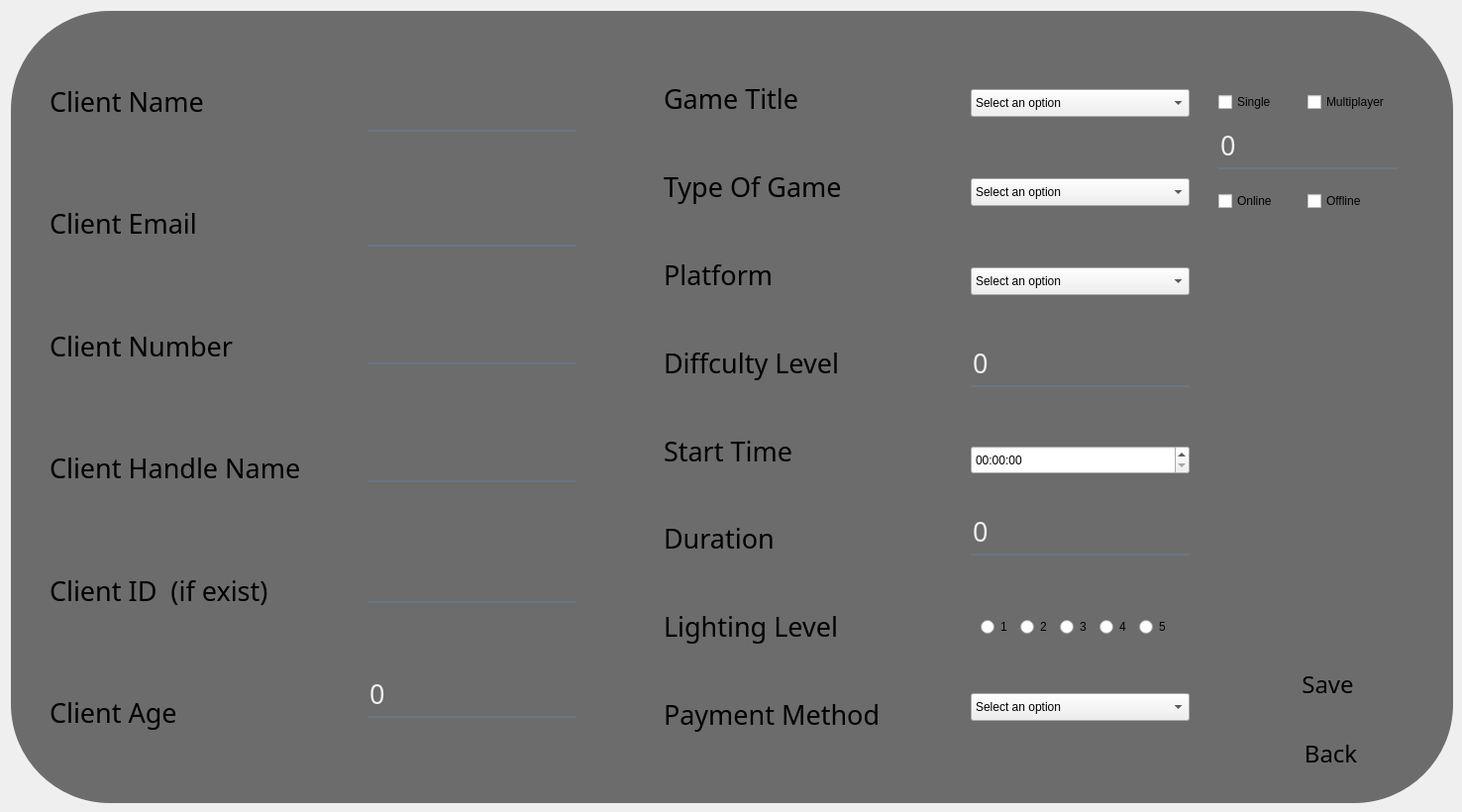
      <widget class="QWidget" name="gamesoption2">
       <widget class="QLabel" name="label_4">
        <property name="geometry">
         <rect>
          <x>11</x>
          <y>11</y>
          <width>1456</width>
          <height>800</height>
         </rect>
        </property>
        <property name="styleSheet">
         <string notr="true">background-color:rgba(0, 0, 0, 140);
border-radius:100px;</string>
        </property>
        <property name="text">
         <string/>
        </property>
       </widget>
       <widget class="QWidget" name="labelPart" native="true">
        <property name="geometry">
         <rect>
          <x>50</x>
          <y>80</y>
          <width>321</width>
          <height>661</height>
         </rect>
        </property>
        <property name="font">
         <font>
          <family>Bauhaus 93</family>
          <pointsize>20</pointsize>
         </font>
        </property>
        <layout class="QVBoxLayout" name="verticalLayout_3">
         <property name="spacing">
          <number>80</number>
         </property>
         <item>
          <widget class="QLabel" name="label_6">
           <property name="font">
            <font>
             <family>Bauhaus 93</family>
             <pointsize>20</pointsize>
             <underline>false</underline>
            </font>
           </property>
           <property name="text">
            <string>Client Name</string>
           </property>
           <property name="scaledContents">
            <bool>false</bool>
           </property>
           <property name="wordWrap">
            <bool>false</bool>
           </property>
           <property name="openExternalLinks">
            <bool>false</bool>
           </property>
          </widget>
         </item>
         <item>
          <widget class="QLabel" name="label_8">
           <property name="font">
            <font>
             <family>Bauhaus 93</family>
             <pointsize>20</pointsize>
             <underline>false</underline>
            </font>
           </property>
           <property name="text">
            <string>Client Email</string>
           </property>
          </widget>
         </item>
         <item>
          <widget class="QLabel" name="label_10">
           <property name="font">
            <font>
             <family>Bauhaus 93</family>
             <pointsize>20</pointsize>
             <underline>false</underline>
            </font>
           </property>
           <property name="text">
            <string>Client Number</string>
           </property>
          </widget>
         </item>
         <item>
          <widget class="QLabel" name="label_12">
           <property name="font">
            <font>
             <family>Bauhaus 93</family>
             <pointsize>20</pointsize>
             <underline>false</underline>
            </font>
           </property>
           <property name="text">
            <string>Client Handle Name</string>
           </property>
          </widget>
         </item>
         <item>
          <widget class="QLabel" name="label_14">
           <property name="font">
            <font>
             <family>Bauhaus 93</family>
             <pointsize>20</pointsize>
             <underline>false</underline>
            </font>
           </property>
           <property name="text">
            <string>Client ID  (if exist)</string>
           </property>
          </widget>
         </item>
         <item>
          <widget class="QLabel" name="label_15">
           <property name="font">
            <font>
             <family>Bauhaus 93</family>
             <pointsize>20</pointsize>
             <underline>false</underline>
            </font>
           </property>
           <property name="text">
            <string>Client Age</string>
           </property>
          </widget>
         </item>
        </layout>
       </widget>
       <widget class="QWidget" name="inputPart" native="true">
        <property name="geometry">
         <rect>
          <x>360</x>
          <y>70</y>
          <width>231</width>
          <height>671</height>
         </rect>
        </property>
        <widget class="QLineEdit" name="txtname">
         <property name="geometry">
          <rect>
           <x>11</x>
           <y>12</y>
           <width>211</width>
           <height>51</height>
          </rect>
         </property>
         <property name="font">
          <font>
           <family>Bauhaus 93</family>
           <pointsize>20</pointsize>
          </font>
         </property>
         <property name="styleSheet">
          <string notr="true">background-color:rgba(0, 0, 0, 0);
border:none;
border-bottom:2px solid rgba(105, 118, 132, 255);
color:rgba(255, 255, 255, 230);
padding-bottom:7px;</string>
         </property>
        </widget>
        <widget class="QLineEdit" name="txtemail">
         <property name="geometry">
          <rect>
           <x>11</x>
           <y>128</y>
           <width>211</width>
           <height>51</height>
          </rect>
         </property>
         <property name="font">
          <font>
           <family>Bauhaus 93</family>
           <pointsize>20</pointsize>
          </font>
         </property>
         <property name="focusPolicy">
          <enum>Qt::FocusPolicy::StrongFocus</enum>
         </property>
         <property name="styleSheet">
          <string notr="true">background-color:rgba(0, 0, 0, 0);
border:none;
border-bottom:2px solid rgba(105, 118, 132, 255);
color:rgba(255, 255, 255, 230);
padding-bottom:7px;</string>
         </property>
        </widget>
        <widget class="QLineEdit" name="txtnumber">
         <property name="geometry">
          <rect>
           <x>11</x>
           <y>247</y>
           <width>211</width>
           <height>51</height>
          </rect>
         </property>
         <property name="font">
          <font>
           <family>Bauhaus 93</family>
           <pointsize>20</pointsize>
          </font>
         </property>
         <property name="focusPolicy">
          <enum>Qt::FocusPolicy::StrongFocus</enum>
         </property>
         <property name="styleSheet">
          <string notr="true">background-color:rgba(0, 0, 0, 0);
border:none;
border-bottom:2px solid rgba(105, 118, 132, 255);
color:rgba(255, 255, 255, 230);
padding-bottom:7px;</string>
         </property>
        </widget>
        <widget class="QLineEdit" name="txthandle">
         <property name="geometry">
          <rect>
           <x>11</x>
           <y>366</y>
           <width>211</width>
           <height>51</height>
          </rect>
         </property>
         <property name="font">
          <font>
           <family>Bauhaus 93</family>
           <pointsize>20</pointsize>
          </font>
         </property>
         <property name="focusPolicy">
          <enum>Qt::FocusPolicy::StrongFocus</enum>
         </property>
         <property name="styleSheet">
          <string notr="true">background-color:rgba(0, 0, 0, 0);
border:none;
border-bottom:2px solid rgba(105, 118, 132, 255);
color:rgba(255, 255, 255, 230);
padding-bottom:7px;</string>
         </property>
        </widget>
        <widget class="QSpinBox" name="spinage">
         <property name="geometry">
          <rect>
           <x>11</x>
           <y>614</y>
           <width>211</width>
           <height>41</height>
          </rect>
         </property>
         <property name="font">
          <font>
           <family>Bauhaus 93</family>
           <pointsize>20</pointsize>
          </font>
         </property>
         <property name="styleSheet">
          <string notr="true">background-color:rgba(0, 0, 0, 0);
border:none;
border-bottom:2px solid rgba(105, 118, 132, 255);
color:rgba(255, 255, 255, 230);
padding-bottom:7px;</string>
         </property>
        </widget>
        <widget class="QLineEdit" name="txtid">
         <property name="geometry">
          <rect>
           <x>11</x>
           <y>488</y>
           <width>211</width>
           <height>51</height>
          </rect>
         </property>
         <property name="font">
          <font>
           <family>Bauhaus 93</family>
           <pointsize>20</pointsize>
          </font>
         </property>
         <property name="focusPolicy">
          <enum>Qt::FocusPolicy::StrongFocus</enum>
         </property>
         <property name="styleSheet">
          <string notr="true">background-color:rgba(0, 0, 0, 0);
border:none;
border-bottom:2px solid rgba(105, 118, 132, 255);
color:rgba(255, 255, 255, 230);
padding-bottom:7px;</string>
         </property>
        </widget>
       </widget>
       <widget class="QWidget" name="labelPart_2" native="true">
        <property name="geometry">
         <rect>
          <x>670</x>
          <y>80</y>
          <width>321</width>
          <height>661</height>
         </rect>
        </property>
        <property name="font">
         <font>
          <family>Bauhaus 93</family>
          <pointsize>20</pointsize>
         </font>
        </property>
        <layout class="QVBoxLayout" name="verticalLayout_4">
         <property name="spacing">
          <number>50</number>
         </property>
         <item>
          <widget class="QLabel" name="label_16">
           <property name="font">
            <font>
             <family>Bauhaus 93</family>
             <pointsize>20</pointsize>
             <underline>false</underline>
            </font>
           </property>
           <property name="text">
            <string>Game Title</string>
           </property>
           <property name="scaledContents">
            <bool>false</bool>
           </property>
           <property name="wordWrap">
            <bool>false</bool>
           </property>
           <property name="openExternalLinks">
            <bool>false</bool>
           </property>
          </widget>
         </item>
         <item>
          <widget class="QLabel" name="label_17">
           <property name="font">
            <font>
             <family>Bauhaus 93</family>
             <pointsize>20</pointsize>
             <underline>false</underline>
            </font>
           </property>
           <property name="text">
            <string>Type Of Game</string>
           </property>
          </widget>
         </item>
         <item>
          <widget class="QLabel" name="label_18">
           <property name="font">
            <font>
             <family>Bauhaus 93</family>
             <pointsize>20</pointsize>
             <underline>false</underline>
            </font>
           </property>
           <property name="text">
            <string>Platform</string>
           </property>
          </widget>
         </item>
         <item>
          <widget class="QLabel" name="label_19">
           <property name="font">
            <font>
             <family>Bauhaus 93</family>
             <pointsize>20</pointsize>
             <underline>false</underline>
            </font>
           </property>
           <property name="text">
            <string>Diffculty Level</string>
           </property>
          </widget>
         </item>
         <item>
          <widget class="QLabel" name="label_20">
           <property name="font">
            <font>
             <family>Bauhaus 93</family>
             <pointsize>20</pointsize>
             <underline>false</underline>
            </font>
           </property>
           <property name="text">
            <string>Start Time </string>
           </property>
          </widget>
         </item>
         <item>
          <widget class="QLabel" name="label_21">
           <property name="font">
            <font>
             <family>Bauhaus 93</family>
             <pointsize>20</pointsize>
             <underline>false</underline>
            </font>
           </property>
           <property name="text">
            <string>Duration</string>
           </property>
          </widget>
         </item>
         <item>
          <widget class="QLabel" name="label_22">
           <property name="font">
            <font>
             <family>Bauhaus 93</family>
             <pointsize>20</pointsize>
             <underline>false</underline>
            </font>
           </property>
           <property name="text">
            <string>Lighting Level</string>
           </property>
          </widget>
         </item>
         <item>
          <widget class="QLabel" name="label_23">
           <property name="font">
            <font>
             <family>Bauhaus 93</family>
             <pointsize>20</pointsize>
             <underline>false</underline>
            </font>
           </property>
           <property name="text">
            <string>Payment Method</string>
           </property>
          </widget>
         </item>
        </layout>
       </widget>
       <widget class="QWidget" name="inputPart_2" native="true">
        <property name="geometry">
         <rect>
          <x>980</x>
          <y>70</y>
          <width>231</width>
          <height>671</height>
         </rect>
        </property>
        <widget class="QComboBox" name="combogametitle">
         <property name="geometry">
          <rect>
           <x>0</x>
           <y>20</y>
           <width>221</width>
           <height>28</height>
          </rect>
         </property>
         <property name="editable">
          <bool>false</bool>
         </property>
         <property name="currentText">
          <string>Select an option</string>
         </property>
         <property name="currentIndex">
          <number>0</number>
         </property>
         <property name="placeholderText">
          <string/>
         </property>
         <item>
          <property name="text">
           <string>Select an option</string>
          </property>
         </item>
         <item>
          <property name="text">
           <string>The Witcher 3</string>
          </property>
         </item>
         <item>
          <property name="text">
           <string>Cyberpunk 2077</string>
          </property>
         </item>
         <item>
          <property name="text">
           <string>Elden Ring</string>
          </property>
         </item>
         <item>
          <property name="text">
           <string>God of War Ragnarök</string>
          </property>
         </item>
         <item>
          <property name="text">
           <string>Spider-Man: Miles Morales</string>
          </property>
         </item>
         <item>
          <property name="text">
           <string>Horizon Forbidden West</string>
          </property>
         </item>
         <item>
          <property name="text">
           <string>Call of Duty: Modern Warfare II</string>
          </property>
         </item>
         <item>
          <property name="text">
           <string>Fortnite</string>
          </property>
         </item>
         <item>
          <property name="text">
           <string>Apex Legends</string>
          </property>
         </item>
         <item>
          <property name="text">
           <string>FIFA 23</string>
          </property>
         </item>
         <item>
          <property name="text">
           <string>Gran Turismo 7</string>
          </property>
         </item>
         <item>
          <property name="text">
           <string>Minecraft</string>
          </property>
         </item>
        </widget>
        <widget class="QSpinBox" name="spindiffculty">
         <property name="geometry">
          <rect>
           <x>0</x>
           <y>280</y>
           <width>221</width>
           <height>41</height>
          </rect>
         </property>
         <property name="font">
          <font>
           <family>Bauhaus 93</family>
           <pointsize>20</pointsize>
          </font>
         </property>
         <property name="styleSheet">
          <string notr="true">background-color:rgba(0, 0, 0, 0);
border:none;
border-bottom:2px solid rgba(105, 118, 132, 255);
color:rgba(255, 255, 255, 230);
padding-bottom:7px;</string>
         </property>
        </widget>
        <widget class="QTimeEdit" name="Editstart">
         <property name="geometry">
          <rect>
           <x>0</x>
           <y>380</y>
           <width>221</width>
           <height>29</height>
          </rect>
         </property>
        </widget>
        <widget class="QRadioButton" name="radioButton">
         <property name="geometry">
          <rect>
           <x>10</x>
           <y>550</y>
           <width>41</width>
           <height>26</height>
          </rect>
         </property>
         <property name="text">
          <string>1</string>
         </property>
        </widget>
        <widget class="QRadioButton" name="radioButton_2">
         <property name="geometry">
          <rect>
           <x>90</x>
           <y>550</y>
           <width>41</width>
           <height>26</height>
          </rect>
         </property>
         <property name="text">
          <string>3</string>
         </property>
        </widget>
        <widget class="QRadioButton" name="radioButton_3">
         <property name="geometry">
          <rect>
           <x>50</x>
           <y>550</y>
           <width>41</width>
           <height>26</height>
          </rect>
         </property>
         <property name="text">
          <string>2</string>
         </property>
        </widget>
        <widget class="QRadioButton" name="radioButton_4">
         <property name="geometry">
          <rect>
           <x>130</x>
           <y>550</y>
           <width>41</width>
           <height>26</height>
          </rect>
         </property>
         <property name="text">
          <string>4</string>
         </property>
        </widget>
        <widget class="QRadioButton" name="radioButton_5">
         <property name="geometry">
          <rect>
           <x>170</x>
           <y>550</y>
           <width>41</width>
           <height>26</height>
          </rect>
         </property>
         <property name="text">
          <string>5</string>
         </property>
        </widget>
        <widget class="QComboBox" name="combopaymentm">
         <property name="geometry">
          <rect>
           <x>0</x>
           <y>630</y>
           <width>221</width>
           <height>28</height>
          </rect>
         </property>
         <property name="editable">
          <bool>false</bool>
         </property>
         <item>
          <property name="text">
           <string>Select an option</string>
          </property>
         </item>
         <item>
          <property name="text">
           <string>Credit/Debit Cards</string>
          </property>
         </item>
         <item>
          <property name="text">
           <string>Digital Wallets</string>
          </property>
         </item>
         <item>
          <property name="text">
           <string>Game Store Payment Systems</string>
          </property>
         </item>
         <item>
          <property name="text">
           <string>Bank Transfers</string>
          </property>
         </item>
        </widget>
        <widget class="QComboBox" name="combogametype">
         <property name="geometry">
          <rect>
           <x>0</x>
           <y>110</y>
           <width>221</width>
           <height>28</height>
          </rect>
         </property>
         <property name="editable">
          <bool>false</bool>
         </property>
         <property name="currentText">
          <string>Select an option</string>
         </property>
         <property name="currentIndex">
          <number>0</number>
         </property>
         <property name="placeholderText">
          <string/>
         </property>
         <item>
          <property name="text">
           <string>Select an option</string>
          </property>
         </item>
         <item>
          <property name="text">
           <string>Action Games</string>
          </property>
         </item>
         <item>
          <property name="text">
           <string>Cyberpunk 2077</string>
          </property>
         </item>
         <item>
          <property name="text">
           <string>Role-Playing Games (RPG)</string>
          </property>
         </item>
         <item>
          <property name="text">
           <string>Simulation Games</string>
          </property>
         </item>
         <item>
          <property name="text">
           <string>Strategy Games</string>
          </property>
         </item>
         <item>
          <property name="text">
           <string>Sports Games</string>
          </property>
         </item>
         <item>
          <property name="text">
           <string>Puzzle Games</string>
          </property>
         </item>
         <item>
          <property name="text">
           <string>Horror Games</string>
          </property>
         </item>
         <item>
          <property name="text">
           <string>Sandbox Games</string>
          </property>
         </item>
        </widget>
        <widget class="QComboBox" name="combogamePF">
         <property name="geometry">
          <rect>
           <x>0</x>
           <y>200</y>
           <width>221</width>
           <height>28</height>
          </rect>
         </property>
         <property name="editable">
          <bool>false</bool>
         </property>
         <property name="currentText">
          <string>Select an option</string>
         </property>
         <property name="currentIndex">
          <number>0</number>
         </property>
         <property name="placeholderText">
          <string/>
         </property>
         <item>
          <property name="text">
           <string>Select an option</string>
          </property>
         </item>
         <item>
          <property name="text">
           <string>Console Platforms</string>
          </property>
         </item>
         <item>
          <property name="text">
           <string>PC Platforms</string>
          </property>
         </item>
         <item>
          <property name="text">
           <string>Mobile Platforms</string>
          </property>
         </item>
         <item>
          <property name="text">
           <string>Cloud Gaming Platforms</string>
          </property>
         </item>
         <item>
          <property name="text">
           <string>Handheld Gaming Platforms</string>
          </property>
         </item>
         <item>
          <property name="text">
           <string>Virtual Reality (VR) Platforms</string>
          </property>
         </item>
         <item>
          <property name="text">
           <string>Retro/Classic Platforms</string>
          </property>
         </item>
         <item>
          <property name="text">
           <string>Esports-Specific Platforms</string>
          </property>
         </item>
        </widget>
        <widget class="QSpinBox" name="Editduration">
         <property name="geometry">
          <rect>
           <x>0</x>
           <y>450</y>
           <width>221</width>
           <height>41</height>
          </rect>
         </property>
         <property name="font">
          <font>
           <family>Bauhaus 93</family>
           <pointsize>20</pointsize>
          </font>
         </property>
         <property name="styleSheet">
          <string notr="true">background-color:rgba(0, 0, 0, 0);
border:none;
border-bottom:2px solid rgba(105, 118, 132, 255);
color:rgba(255, 255, 255, 230);
padding-bottom:7px;</string>
         </property>
        </widget>
       </widget>
       <widget class="QCheckBox" name="checkBoxsingle">
        <property name="geometry">
         <rect>
          <x>1230</x>
          <y>90</y>
          <width>81</width>
          <height>26</height>
         </rect>
        </property>
        <property name="text">
         <string>Single</string>
        </property>
       </widget>
       <widget class="QCheckBox" name="checkBoxmulti">
        <property name="geometry">
         <rect>
          <x>1320</x>
          <y>90</y>
          <width>111</width>
          <height>26</height>
         </rect>
        </property>
        <property name="text">
         <string>Multiplayer</string>
        </property>
       </widget>
       <widget class="QCheckBox" name="checkBoxonline">
        <property name="geometry">
         <rect>
          <x>1230</x>
          <y>190</y>
          <width>81</width>
          <height>26</height>
         </rect>
        </property>
        <property name="text">
         <string>Online</string>
        </property>
       </widget>
       <widget class="QCheckBox" name="checkBoxoffline">
        <property name="geometry">
         <rect>
          <x>1320</x>
          <y>190</y>
          <width>81</width>
          <height>26</height>
         </rect>
        </property>
        <property name="text">
         <string>Offline</string>
        </property>
       </widget>
       <widget class="QSpinBox" name="spinmultip">
        <property name="geometry">
         <rect>
          <x>1230</x>
          <y>130</y>
          <width>181</width>
          <height>41</height>
         </rect>
        </property>
        <property name="font">
         <font>
          <family>Bauhaus 93</family>
          <pointsize>20</pointsize>
         </font>
        </property>
        <property name="styleSheet">
         <string notr="true">background-color:rgba(0, 0, 0, 0);
border:none;
border-bottom:2px solid rgba(105, 118, 132, 255);
color:rgba(255, 255, 255, 230);
padding-bottom:7px;</string>
        </property>
       </widget>
       <widget class="QPushButton" name="btnBack_toGR">
        <property name="geometry">
         <rect>
          <x>1270</x>
          <y>730</y>
          <width>141</width>
          <height>61</height>
         </rect>
        </property>
        <property name="font">
         <font>
          <family>Bauhaus 93</family>
          <pointsize>18</pointsize>
         </font>
        </property>
        <property name="styleSheet">
         <string notr="true">border-radius:30px;</string>
        </property>
        <property name="text">
         <string> Back</string>
        </property>
        <property name="icon">
         <iconset theme="QIcon::ThemeIcon::GoPrevious"/>
        </property>
       </widget>
       <widget class="QPushButton" name="btnsave">
        <property name="geometry">
         <rect>
          <x>1270</x>
          <y>660</y>
          <width>141</width>
          <height>61</height>
         </rect>
        </property>
        <property name="font">
         <font>
          <family>Bauhaus 93</family>
          <pointsize>18</pointsize>
         </font>
        </property>
        <property name="styleSheet">
         <string notr="true">border-radius:30px;</string>
        </property>
        <property name="text">
         <string>Save</string>
        </property>
        <property name="icon">
         <iconset theme="QIcon::ThemeIcon::DocumentSave"/>
        </property>
       </widget>
      </widget>
